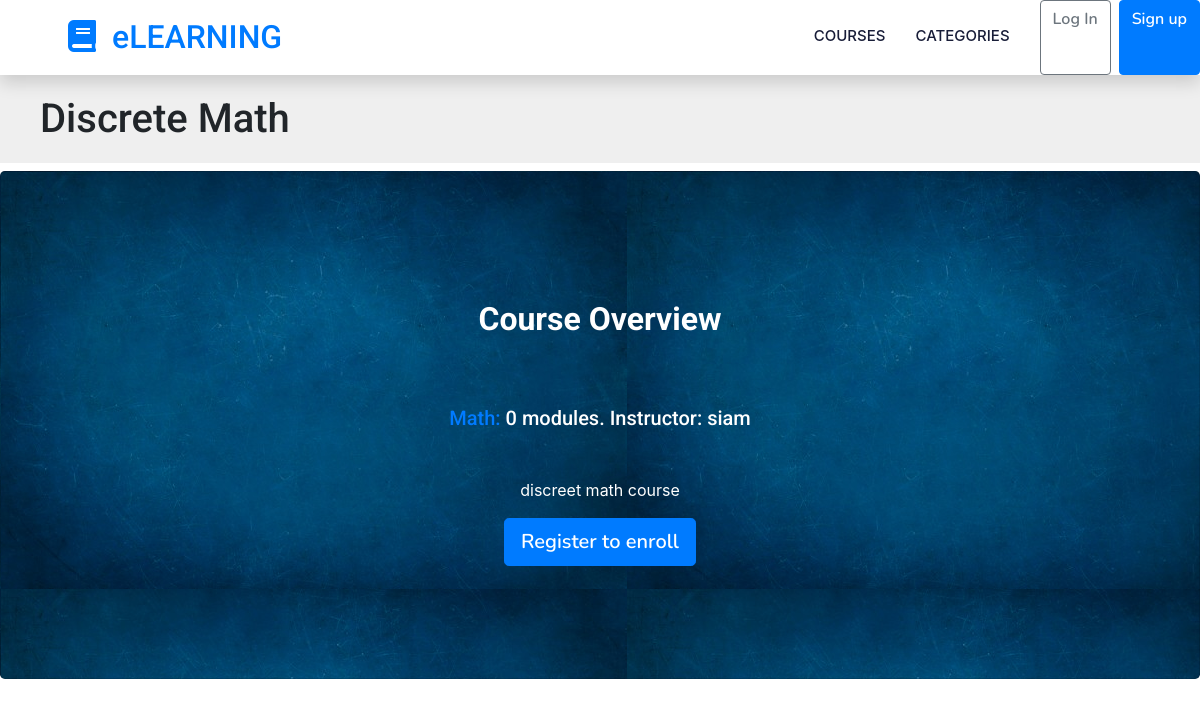
The app's page /course/dismath/ with its own data.
### courses/models.py (models this page shows, shortened)
class Course(models.Model):
    owner = models.ForeignKey(User,
                    related_name='courses_created',
                    on_delete=models.CASCADE)
    subject = models.ForeignKey(Subject, related_name='courses',
                        on_delete=models.CASCADE)
    title = models.CharField(max_length=200)
    slug = models.SlugField(max_length=200, unique=True)
    overview = models.TextField()
    created = models.DateTimeField(auto_now_add=True)
    students = models.ManyToManyField(User,
                                      related_name='courses_joined',
                                      blank=True)
    class Meta:
        ordering = ['-created']

class Subject(models.Model):
    title = models.CharField(max_length=200)
    slug = models.SlugField(max_length=200, unique=True)
    class Meta:
        ordering = ['title']

### courses/views.py (the view)
class CourseDetailView(DetailView):
    model = Course
    template_name = 'courses/course/detail.html'
    def get_context_data(self, **kwargs):
        context = super(CourseDetailView,
                        self).get_context_data(**kwargs)
        context['enroll_form'] = CourseEnrollForm(
                                   initial={'course':self.object})
        return context

### templates/courses/course/detail.html (shortened to what this page needs)
{% extends "base.html" %}
{% load static %}
{% block content %}
    {% with subject=course.subject %}
        <h1>
            {{ object.title }}
        </h1>
        <div class="jumbotron card card-image" style="background-image: url({% static 'img/bg.jpg'%})">
  <div class="text-white text-center py-5 px-4">
    <div>
      <h2 class="card-title h1-responsive pt-3 mb-5 font-bold"><strong>Course Overview</strong></h2>
      <h5 class="mx-5 mb-5"><a href="{% url 'course_list_subject' subject.slug %}">{{ subject.title }}:</a>
      {{ course.modules.count }} modules.
      Instructor: {{ course.owner.get_full_name }}
      </h5>
      {{ object.overview|linebreaks }}
      {% if request.user.is_authenticated %}
          <form action="{% url 'student_enroll_course' %}" method="post">
              {{ enroll_form }}
              {% csrf_token %}
              <input type="submit" class="btn btn-primary" value="Enroll now">
      {% else %}
          <a href="{% url 'student_registration' %}" class="btn btn-primary btn-lg">
              Register to enroll
          </a>
      {% endif %}
    </div>
  </div>
</div>
    {% endwith %}
{% endblock %}

### static/css/slider.css (style rules this page uses)
h2 { text-align:center; padding: 20px; }

### static/css/base.css (style rules this page uses)
body { margin:0; font-family:'Roboto', sans-serif; font-weight:400; color:#333; }
a { color:#3fad37; text-decoration:none; }
h1, h2, h3, h4, h5, h6 { font-family:'Roboto', sans-serif; font-weight:300; }
h1 { background:#efefef; width:100%; overflow:auto; padding:20px 0 20px 40px; margin:0; }

### static/css/style.css (style rules this page uses)
:root { --primary: #06BBCC; --light: #F0FBFC; --dark: #181d38; }
.btn { font-family: 'Nunito', sans-serif; font-weight: 600; transition: .5s; }
.btn.btn-primary, .btn.btn-secondary { color: #FFFFFF; }

### templates/base/navbar.html (style rules this page uses)
body { top:0 !important; }

### records on screen
Course: title "Discrete Math", modules.count "0", owner.get_full_name "siam", overview "discreet math course"
Subject: title "Math"
